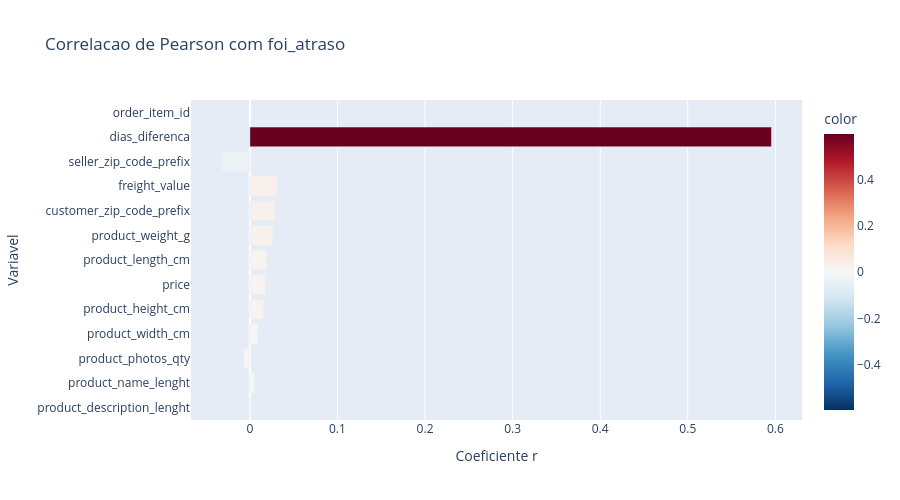

Here is the notebook cell this chart was saved with:
### Code cell
# 4. Bar chart horizontal — correlacao de cada variavel com foi_atraso
corr_sorted = corr_target.reindex(corr_target.abs().sort_values(ascending=True).index)

colors = ['#EF553B' if v < 0 else '#636EFA' for v in corr_sorted.values]

fig_bar = px.bar(
    x=corr_sorted.values,
    y=corr_sorted.index,
    orientation='h',
    title='Correlacao de Pearson com foi_atraso',
    labels={'x': 'Coeficiente r', 'y': 'Variavel'},
    color=corr_sorted.values,
    color_continuous_scale='RdBu_r',
    color_continuous_midpoint=0
)
fig_bar.update_layout(height=500, showlegend=False)
fig_bar.show()

### Figure 1 — Plotly figure (JSON) as saved in the notebook; plotly's stock layout.template omitted (floating-point values rounded to 4 significant figures)
{"data": [{"hovertemplate": "Coeficiente r=%{x}<br>Variavel=%{y}<br>color=%{marker.color}<extra></extra>", "legendgroup": "", "marker": {"color": [0.000231, 0.005, -0.007286, 0.009009, 0.01561, 0.01786, 0.01881, 0.02635, 0.02881, 0.03078, -0.03233, 0.5955, NaN], "coloraxis": "coloraxis", "pattern": {"shape": ""}}, "name": "", "orientation": "h", "showlegend": false, "textposition": "auto", "type": "bar", "x": [0.000231, 0.005, -0.007286, 0.009009, 0.01561, 0.01786, 0.01881, 0.02635, 0.02881, 0.03078, -0.03233, 0.5955, NaN], "xaxis": "x", "y": ["product_description_lenght", "product_name_lenght", "product_photos_qty", "product_width_cm", "product_height_cm", "price", "product_length_cm", "product_weight_g", "customer_zip_code_prefix", "freight_value", "seller_zip_code_prefix", "dias_diferenca", "order_item_id"], "yaxis": "y"}], "layout": {"barmode": "relative", "coloraxis": {"cmid": 0, "colorbar": {"title": {"text": "color"}}, "colorscale": [[0, "rgb(5,48,97)"], [0.1, "rgb(33,102,172)"], [0.2, "rgb(67,147,195)"], [0.3, "rgb(146,197,222)"], [0.4, "rgb(209,229,240)"], [0.5, "rgb(247,247,247)"], [0.6, "rgb(253,219,199)"], [0.7, "rgb(244,165,130)"], [0.8, "rgb(214,96,77)"], [0.9, "rgb(178,24,43)"], [1, "rgb(103,0,31)"]]}, "height": 500, "legend": {"tracegroupgap": 0}, "showlegend": false, "title": {"text": "Correlacao de Pearson com foi_atraso"}, "xaxis": {"anchor": "y", "domain": [0, 1], "title": {"text": "Coeficiente r"}}, "yaxis": {"anchor": "x", "domain": [0, 1], "title": {"text": "Variavel"}}}}
